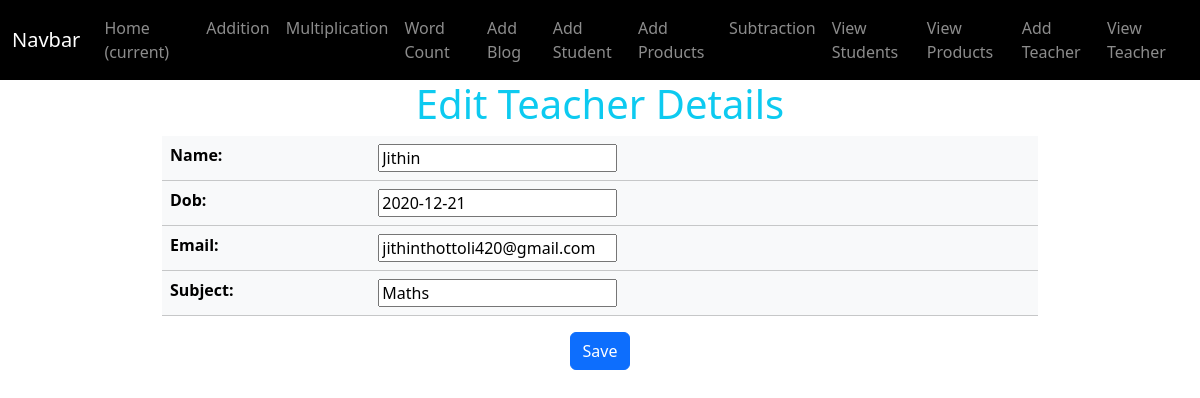
The app's page /user/viewteach/edit/2 with its own data.
### user/models.py (models this page shows)
class TeacherModel(models.Model):
    name = models.CharField(max_length = 100)
    dob = models.DateField()
    email = models.EmailField()
    subject = models.CharField(max_length = 100)

### user/views.py (the view)
# urls.py: path('viewteach/edit/<int:id>',TeacherEditView.as_view(),name="t_edit"),
class TeacherEditView(View):
    def get(self,request,id):
        teachmodel = TeacherModel.objects.get(id=id)
        form = TeacherModelForm(instance=teachmodel)
        return render(request,'edit_teacher.html',{'form':form})

### user/form.py
class TeacherModelForm(forms.ModelForm):
    class Meta:
        model = TeacherModel
        fields = "__all__"

### user/templates/edit_teacher.html (shortened to what this page needs)
{% extends "navbar.html" %}
{% block dash %}
<h1 class="text-center text-info">Edit Teacher Details</h1>
<div class="text-center container w-75">
    <form action="" method="post">
        <table class="table table-light p-5">
            {{form.as_table}}
        </table>
        <button type="submit" class="btn btn-primary">Save</button>
    </form>
</div>
{% endblock dash %}

### records on screen
TeacherModel: name "Jithin", dob "2020-12-21", email "jithinthottoli420@gmail.com", subject "Maths"
